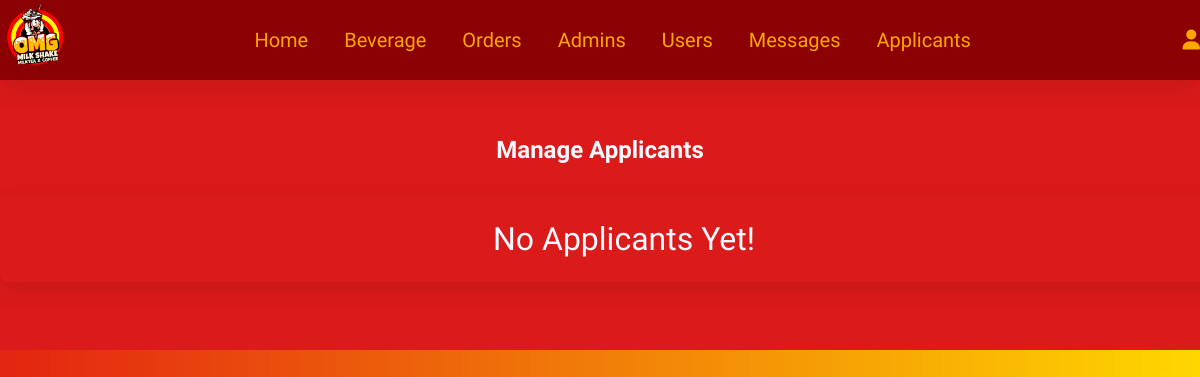
Before: /admin/applicants.php (signed in) with the older database file.
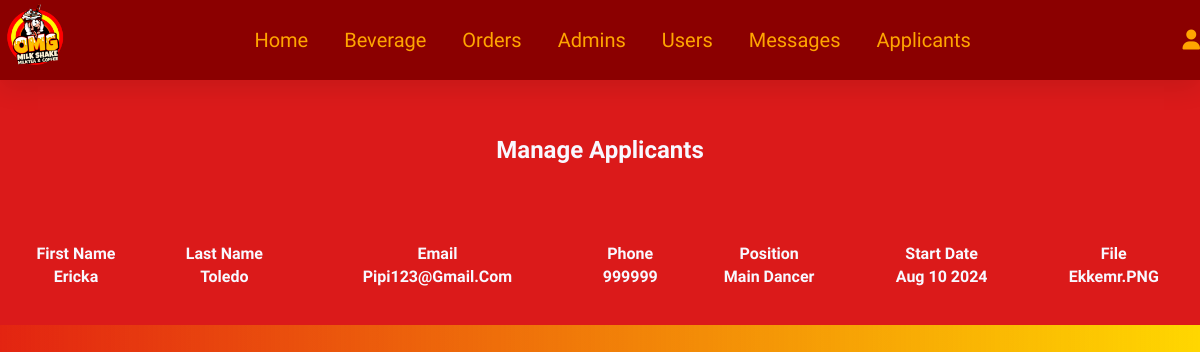
After: the same page with the newer database file.
### tables this page shows
CREATE TABLE `applicants` (
  `applicant_id` int(200) NOT NULL,
  `firstname` varchar(250) NOT NULL,
  `lastname` varchar(250) NOT NULL,
  `email` varchar(250) NOT NULL,
  `phone` int(200) NOT NULL,
  `position` varchar(250) NOT NULL,
  `startdate` varchar(250) NOT NULL,
  `img` varchar(250) NOT NULL
);

### admin/applicants.php (the view, shortened to what this page needs)
<?php
include '../components/connect.php';
?>
<!DOCTYPE html>
<html lang="en">
<head>
   <link rel="stylesheet" href="https://cdnjs.cloudflare.com/ajax/libs/font-awesome/6.1.1/css/all.min.css">
   <link rel="stylesheet" href="../css/admin_style.css">
</head>
<body>
<?php include '../components/admin_header.php' ?>
<section>
   <div class="main-content">
   <div class="wrapper">
   <h1><center>Manage Applicants</center></h1>
   <?php
      $show_products = $conn->prepare("SELECT * FROM `applicants`");
      $show_products->execute();
      if($show_products->rowCount() > 0){
         while($fetch_products = $show_products->fetch(PDO::FETCH_ASSOC)){
   ?>   <br><br><br>
   <table class="tbl-full">
   <tr>
                        <th >first name</th>
                        <th>last name </th>
                        <th >email</th>
                        <th >phone</th>
                        <th >position</th>
                        <th >start date</th>
                        <th >file</th>
                    </tr>
     <tr>
     <th><?= $fetch_products['firstname']; ?></th>
     <th><?= $fetch_products['lastname']; ?></th>
     <th> <?= $fetch_products['email']; ?></td>
     <th> <?= $fetch_products['phone']; ?></td>
     <th> <?= $fetch_products['position']; ?></td>
     <th> <?= $fetch_products['startdate']; ?></td>
     <th><?= $fetch_products['img'];?></th>
         </tr>
        </div>
   <?php
         }
      }else{
         echo '<p class="empty">no applicants yet!</p>';
      }
   ?>
   </div>
    </div>
    </section>
</body>
</html>

### components/admin_header.php (shortened to what this page needs)
<header class="header">
   <section class="flex">
   <a href="../dashboard.php" class="logo"><img src="../images/omg-logo.png" image style="object-fit: contain; width: 70px;"></a>
      <nav class="navbar">
         <a href="dashboard.php">home</a>
         <a href="manage-drink.php">beverage</a>
         <a href="placed_orders.php">orders</a>
         <a href="admin_accounts.php">admins</a>
         <a href="users_accounts.php">users</a>
         <a href="messages.php">messages</a>
         <a href="applicants.php">applicants</a>
      </nav>
      <div class="icons">
         <div id="user-btn" class="fas fa-user"></div>
      </div>
   </section>
</header>

### css/admin_style.css (style rules this page uses)
:root { --green:#27ae60; --black:#e32411; --light-color:#666; --box-shadow:0 .5rem 1.5rem rgba(0,0,0, .1); }
body { font-family: 'Andada Pro', serif; margin: auto; padding: inherit; box-sizing: border-box; text-decoration: none; outline: none; border: none; text-transform: capitalize; transition: all .2s linear; background-image: linear-gradient(to right, #e32411, transparent);; color: ghostwhite; background-color: gold; }
.main-content { background-color: rgb(219, 26, 26); padding: 3% 0; }
.wrapper { align-items: center; }
.tbl-full { width: 100%; }
.header { position: sticky; top:0; left:0; right:0; background-color: darkred; box-shadow: var(--box-shadow); z-index: 1000; border-bottom: var(--border); }
.header .flex { display: flex; align-items: center; justify-content: space-between; position: relative; }
.header .flex .logo { font-size: 2.5rem; color:var(--black); }
.header .flex .navbar a { margin:0 1rem; font-size: 20px; color:orange; text-decoration: none; }
.header .flex .icons > * { font-size:20px; cursor: pointer; color:orange; margin-left: 1.7rem; }
.empty { border:var(--border); border-radius: .5rem; background-color: var(--white); padding:1.5rem; text-align: center; width: 100%; font-size: 2rem; text-transform: capitalize; color:var(--red); box-shadow: var(--box-shadow); }

Changed rows visible on the page:
added applicants: firstname "Ericka", lastname "Toledo", email "Pipi123@gmail.com", phone "999999", position "Main Dancer", startdate "Aug 10 2024", img "Ekkemr.PNG"
Other visible differences:
text no longer shown: "No Applicants Yet!"
